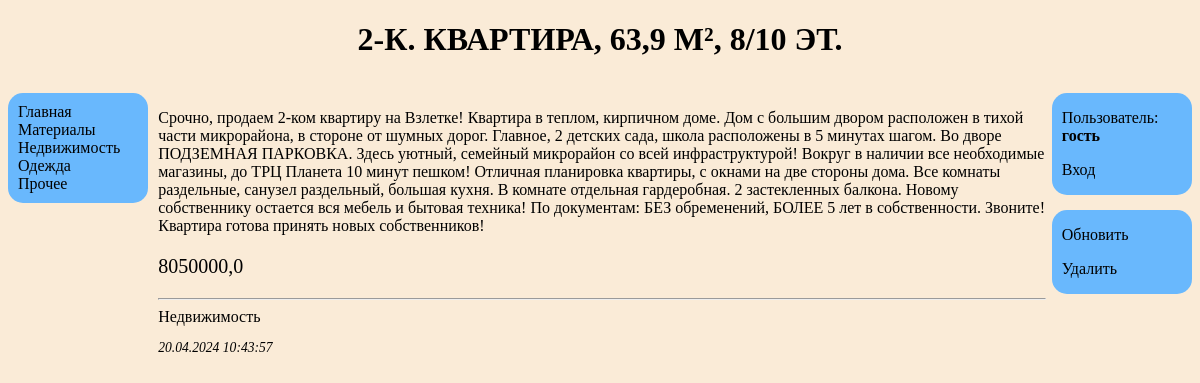
/bboard/item/2/, run on the app's committed database.
### myapp/models.py (models this page shows, shortened)
class Bb(models.Model):
    title = models.CharField(max_length=100, verbose_name='Название')
    content = models.TextField(verbose_name='Описание')
    price = models.FloatField(verbose_name='Стоимость',
                              validators=[validators.MinValueValidator(0, 'Цена не может быть меньше 0!')])
    published = models.DateTimeField(verbose_name='Дата публикации', auto_now_add=True, db_index=True)
    rublic = models.ForeignKey('Rublic', on_delete=models.PROTECT, null=True, verbose_name='Рубрика')
    class Meta:
        verbose_name_plural = 'Объявления'
        verbose_name = 'Объявление'
        ordering = ['-published', 'title']

class Rublic(models.Model):
    name = models.CharField(max_length=100, verbose_name='Название', db_index=True)
    class Meta:
        verbose_name_plural = 'Рубирики'
        verbose_name = 'Рубрика'
        ordering = ['name']

### myapp/views.py (the view)
# urls.py: path('item/<int:board_id>/', views.index_page, name='index_page'),
def index_page(request, board_id):
    res = get_object_or_404(Bb, pk=board_id)
    return render(request, 'myapp/index_page.html', {'item':res, 'rublics': Rublic.objects.all()})

### myapp/templates/myapp/index_page.html (shortened to what this page needs)
{% load static %}
<!DOCTYPE html>
<html>
<head>
    <link href="{% static 'myapp/board.css' %}" type="text/css" rel="stylesheet">
</head>
<body>
    <h1>{{item.title}}</h1>
    <div class="left_block">
        <a class="changeable_in_blue" href="{% url 'myapp:main' %}">Главная</a><br>
        {% for i in rublics %}
        <a class="changeable_in_blue" href="{% url 'myapp:rublic_page' i.pk %}">{{i.name}}</a><br>
        {% endfor %}
    </div>
     {% include "layout/user_info.html" %}
    <div class="main_cl">
        <p>{{item.content}}</p>
        <p class="price">{{item.price}}</p>
        <hr>
        <a href="{% url 'myapp:rublic_page' item.rublic.pk %}">{{item.rublic.name}}</a>
        <p class="date">{{item.published|date:"d.m.Y H:i:s"}}</p>
    </div>
    <div class="right_block">
        <p><a class="changeable_in_blue" href="{% url 'myapp:update' item.pk %}">Обновить</a><p>
        <p><a class="changeable_in_blue" href="{% url 'myapp:delete' item.pk %}">Удалить</a><p>
    </div>
</body>
</html>

### myapp/static/myapp/board.css (style rules this page uses)
h1, h2 { text-align: center; text-transform: uppercase; margin-bottom: 35px; }
h1 { clear: both; }
a { text-decoration: none; color: black; transition: color 0.5s ease-in-out; }
body { background-color: antiquewhite; font-family: Georgia, 'Times New Roman', Times, serif; }
p.price { transition: all 0.5s; font-size: 125% }
p.date { font-size: 85%; font-style: italic; }
.left_block { width: 11%; float: left; background-color: rgb(105, 184, 253); margin-right: 10px; padding: 10px 0 10px 10px; border-radius: 15px; }
.main_cl { width: 75%; float: left; }
.right_block { width: 11%; float: right; background-color: rgb(105, 184, 253); padding: 0 0 0 10px; border-radius: 15px; margin-bottom: 15px; clear: right; }

### data on the page
Bb: title "2-К. КВАРТИРА, 63,9 М², 8/10 ЭТ.", content "Срочно, продаем 2-ком квартиру на Взлетке! Квартира в теплом, кирпичном доме. Дом с большим двором расположен в тихой части микрорайона, в стороне от шумных дорог. Главное, 2 детских сада, школа расположены в 5 минутах шагом. Во дворе ПОДЗЕМНАЯ ПАРКОВКА. Здесь уютный, семейный микрорайон со всей инфраструктурой! Вокруг в наличии все необходимые магазины, до ТРЦ Планета 10 минут пешком! Отличная планировка квартиры, с окнами на две стороны дома. Все комнаты раздельные, санузел раздельный, большая кухня. В комнате отдельная гардеробная. 2 застекленных балкона. Новому собственнику остается вся мебель и бытовая техника! По документам: БЕЗ обременений, БОЛЕЕ 5 лет в собственности. Звоните!…", price "8050000,0", rublic.name "Недвижимость", published "20.04.2024 10:43:57"
Rublic: name "Материалы"
Rublic: name "Недвижимость"
Rublic: name "Одежда"
Rublic: name "Прочее"
